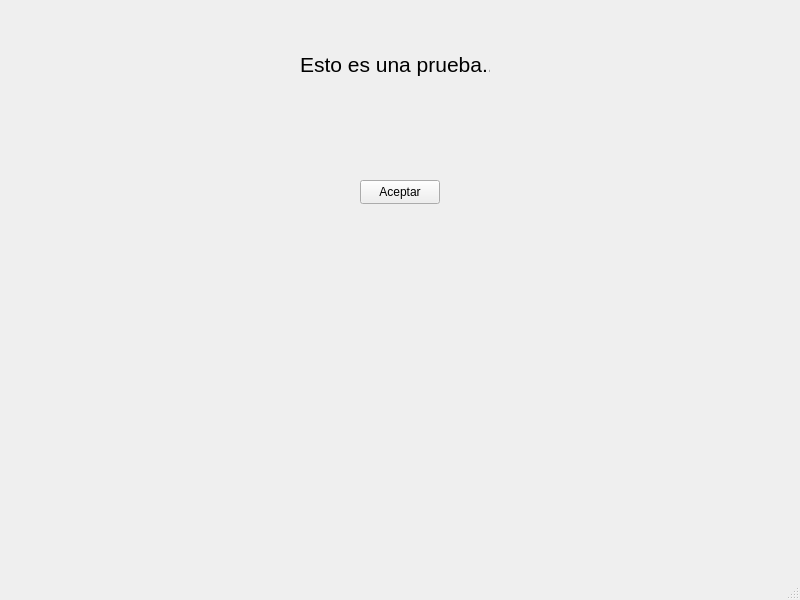
<?xml version="1.0" encoding="UTF-8"?>
<ui version="4.0">
 <class>MainWindow</class>
 <widget class="QMainWindow" name="MainWindow">
  <property name="geometry">
   <rect>
    <x>0</x>
    <y>0</y>
    <width>800</width>
    <height>600</height>
   </rect>
  </property>
  <property name="windowTitle">
   <string>MainWindow</string>
  </property>
  <widget class="QWidget" name="centralwidget">
   <widget class="QLabel" name="label">
    <property name="geometry">
     <rect>
      <x>300</x>
      <y>50</y>
      <width>190</width>
      <height>28</height>
     </rect>
    </property>
    <property name="font">
     <font>
      <pointsize>16</pointsize>
     </font>
    </property>
    <property name="text">
     <string>Esto es una prueba...</string>
    </property>
   </widget>
   <widget class="QPushButton" name="pushButton">
    <property name="geometry">
     <rect>
      <x>360</x>
      <y>180</y>
      <width>80</width>
      <height>24</height>
     </rect>
    </property>
    <property name="text">
     <string>Aceptar</string>
    </property>
   </widget>
  </widget>
  <widget class="QMenuBar" name="menubar">
   <property name="geometry">
    <rect>
     <x>0</x>
     <y>0</y>
     <width>800</width>
     <height>21</height>
    </rect>
   </property>
  </widget>
  <widget class="QStatusBar" name="statusbar"/>
 </widget>
 <resources/>
 <connections/>
</ui>
